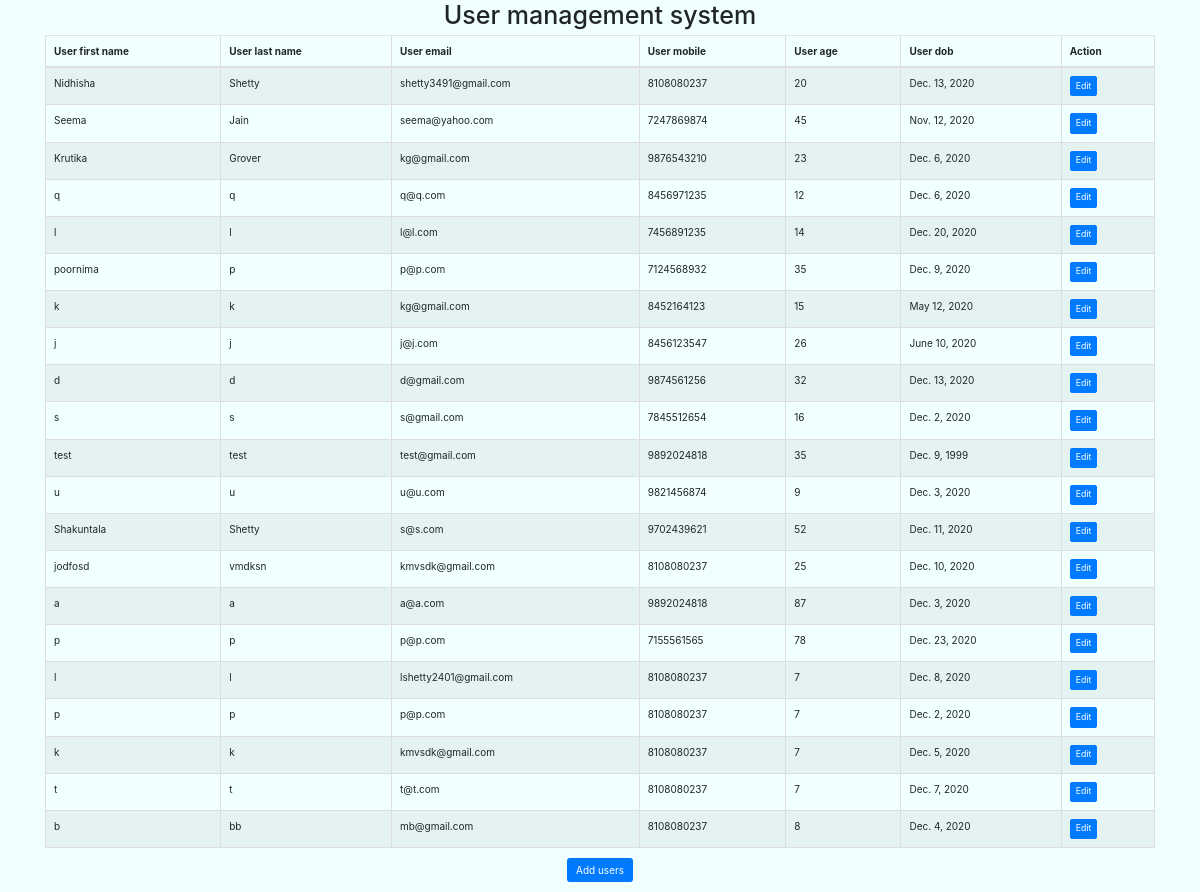
Before: / with the older database file.
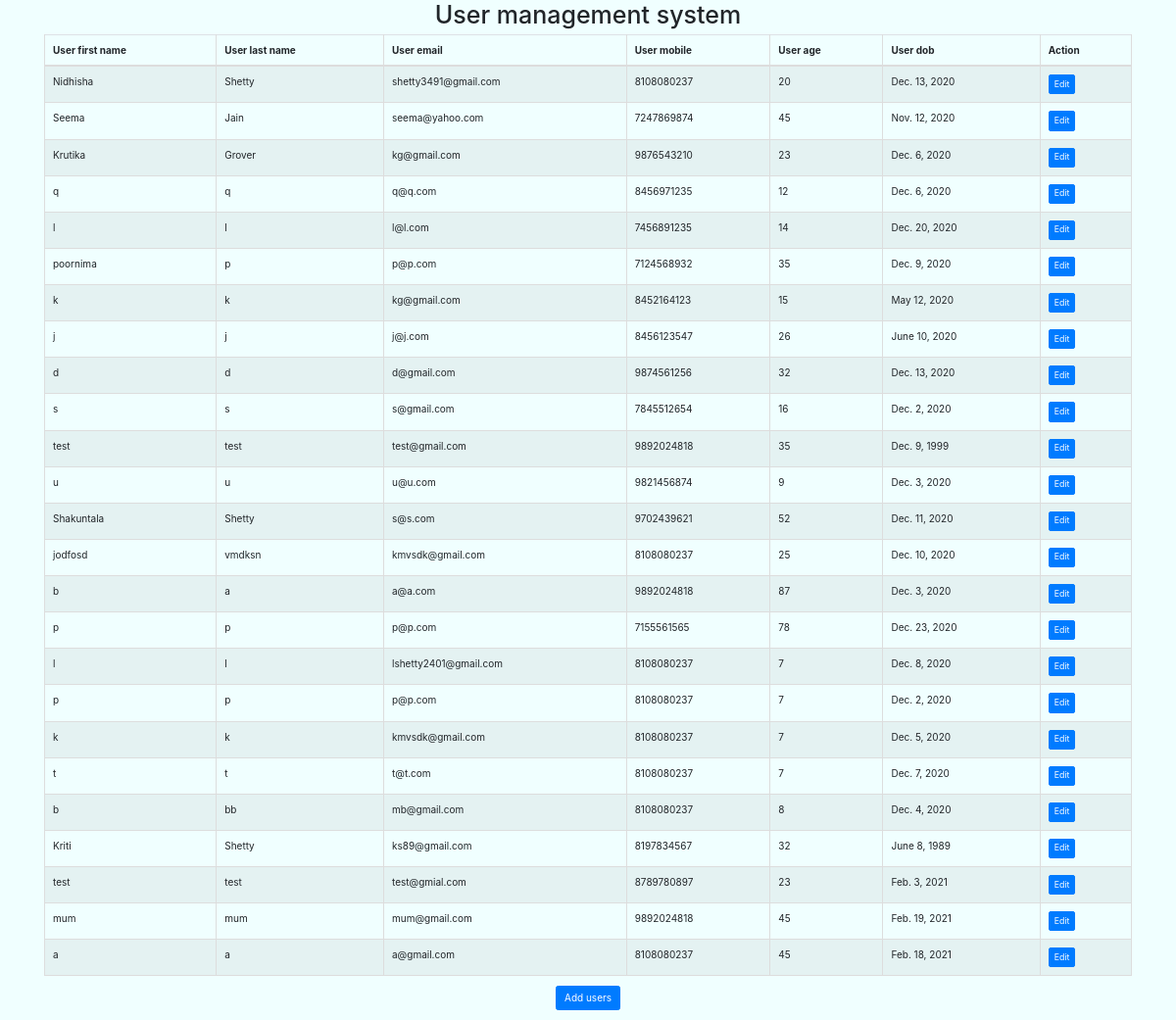
After: the same page with the newer database file.
### pricebabaapp/models.py (models this page shows)
class Pricebaba(models.Model):
	first_name = models.CharField(max_length=100, null=False);
	last_name = models.CharField(max_length=100, null=False);
	email = models.EmailField(max_length = 254);
	mobile = models.IntegerField(validators=[MinValueValidator(7000000000), MaxValueValidator(9999999999)], null=False);
	age = models.IntegerField(max_length=100, null=False);
	dob =  models.DateField();
	location = models.CharField(max_length=100, null=False);
	created_by = models.ForeignKey(User, on_delete=models.CASCADE, default='1')
	def details_edit(self):
		return f"/user_edit/{self.id}/"

### pricebabaapp/views.py (the view)
# urls.py: path('', list_view),
def list_view(request):
    user=Pricebaba.objects.all()#.order_by("-emp_id")
    context={
        'emp':user
    }
    return render(request, "record.html", context)

### pricebabaapp/templates/record.html (shortened to what this page needs)
{% extends 'base.html' %}
{% block content %}
<!DOCTYPE html>
<html>
<head>
    <link rel="stylesheet" type="text/css" href="https://cdnjs.cloudflare.com/ajax/libs/twitter-bootstrap/4.5.2/css/bootstrap.css">
    <link rel="stylesheet" type="text/css" href="https://cdn.datatables.net/1.10.22/css/dataTables.bootstrap4.min.css">
</head>
<body>
<div class="container">
<table id="example" class="table table-striped table-bordered" style="width:100%">
    <thead>
        <tr>
            <th>User first name</th>
            <th>User last name</th>
            <th>User email</th>
            <th>User mobile</th>
            <th>User age</th>
            <th>User dob</th>
            <th>Action</th>
        </tr>
    </thead>
    <tbody>
        {% for x in emp %}
        <tr>
            <td>{{ x.first_name }}</td>
            <td>{{ x.last_name }}</td>
            <td>{{ x.email }}</td>
            <td>{{ x.mobile }}</td>
            <td>{{ x.age }}</td>
            <td>{{ x.dob }}</td>
            <td><a href="{{ x.details_edit }}" class="btn btn-primary btn-sm">Edit</a></td>
        </tr>
        {% endfor %}
    </tbody>
</table>
<p align="center"><a href="/user_add"><button type="button" class="btn btn-primary">Add users</button></a></p>
</div>
</body>
</html>
{% endblock %}

### pricebabaapp/templates/base.html (shortened to what this page needs)
<!doctype html>
<h1 align="center">User management system</h1>
{% load static %}
<link href="http://maxcdn.bootstrapcdn.com/bootstrap/3.3.0/css/bootstrap.min.css" rel="stylesheet" id="bootstrap-css">
{% block content %}
{% endblock content %}
<body style="background:azure;"
</div>

Changed rows visible on the page:
changed Pricebaba "a@a.com": first_name "a" → "b"
added Pricebaba: first_name "Kriti", last_name "Shetty", email "ks89@gmail.com", mobile "8197834567", age "32", dob "June 8, 1989"
added Pricebaba: first_name "test", last_name "test", email "test@gmial.com", mobile "8789780897", age "23", dob "Feb. 3, 2021"
added Pricebaba: first_name "mum", last_name "mum", email "mum@gmail.com", mobile "9892024818", age "45", dob "Feb. 19, 2021"
added Pricebaba: first_name "a", last_name "a", email "a@gmail.com", mobile "8108080237", age "45", dob "Feb. 18, 2021"
